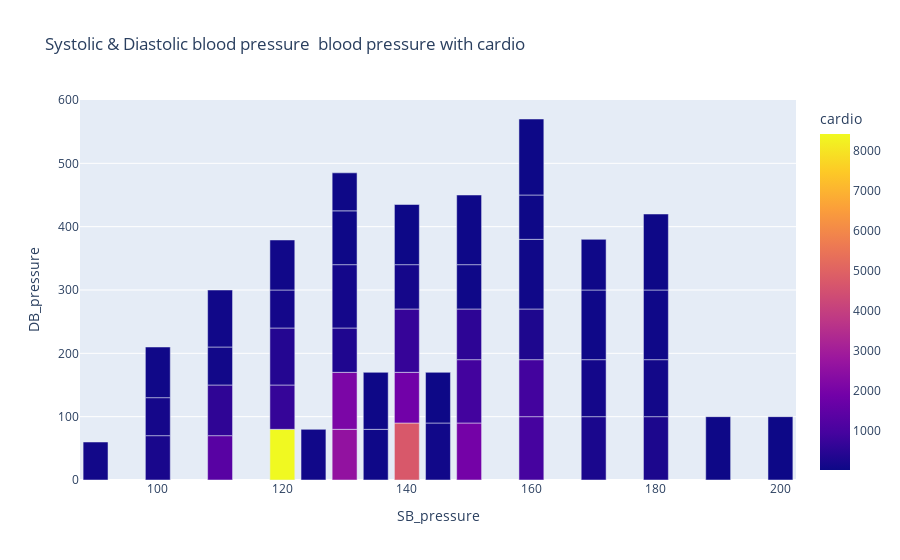

Here is the notebook cell this chart was saved with:
### Code cell
#  Show it in figure
fig = px.bar(B_pressure.head(50), x="SB_pressure", y="DB_pressure", color="cardio",
             title="Systolic & Diastolic blood pressure  blood pressure with cardio")
fig.show()

### Figure 1 — Plotly figure (JSON) as saved in the notebook; plotly's stock layout.template omitted (floating-point values rounded to 4 significant figures)
{"data": [{"alignmentgroup": "True", "hovertemplate": "SB_pressure=%{x}<br>DB_pressure=%{y}<br>cardio=%{marker.color}<extra></extra>", "legendgroup": "", "marker": {"color": [8425, 4713, 2596, 2095, 1942, 1867, 1341, 965, 912, 910, 705, 681, 579, 559, 400, 329, 304, 273, 248, 220, 164, 163, 151, 147, 136, 122, 119, 115, 97, 96, 91, 88, 85, 78, 64, 63, 63, 59, 54, 49, 44, 44, 44, 41, 41, 38, 37, 34, 31, 29], "coloraxis": "coloraxis", "pattern": {"shape": ""}}, "name": "", "offsetgroup": "", "orientation": "v", "showlegend": false, "textposition": "auto", "type": "bar", "x": [120, 140, 130, 130, 150, 140, 110, 160, 150, 160, 140, 120, 110, 150, 120, 130, 160, 180, 170, 100, 140, 100, 120, 170, 130, 180, 90, 110, 120, 125, 110, 145, 160, 100, 150, 170, 170, 135, 180, 150, 160, 135, 130, 180, 190, 130, 160, 200, 140, 145], "xaxis": "x", "y": [80, 90, 80, 90, 90, 80, 70, 100, 100, 90, 100, 70, 80, 80, 90, 70, 80, 100, 100, 70, 70, 60, 60, 90, 100, 90, 60, 60, 79, 80, 90, 90, 110, 80, 70, 110, 80, 80, 110, 110, 70, 90, 85, 120, 100, 60, 120, 100, 95, 80], "yaxis": "y"}], "layout": {"barmode": "relative", "coloraxis": {"colorbar": {"title": {"text": "cardio"}}, "colorscale": [[0, "#0d0887"], [0.1111, "#46039f"], [0.2222, "#7201a8"], [0.3333, "#9c179e"], [0.4444, "#bd3786"], [0.5556, "#d8576b"], [0.6667, "#ed7953"], [0.7778, "#fb9f3a"], [0.8889, "#fdca26"], [1, "#f0f921"]]}, "legend": {"tracegroupgap": 0}, "title": {"text": "Systolic & Diastolic blood pressure  blood pressure with cardio"}, "xaxis": {"anchor": "y", "domain": [0, 1], "title": {"text": "SB_pressure"}}, "yaxis": {"anchor": "x", "domain": [0, 1], "title": {"text": "DB_pressure"}}}}
